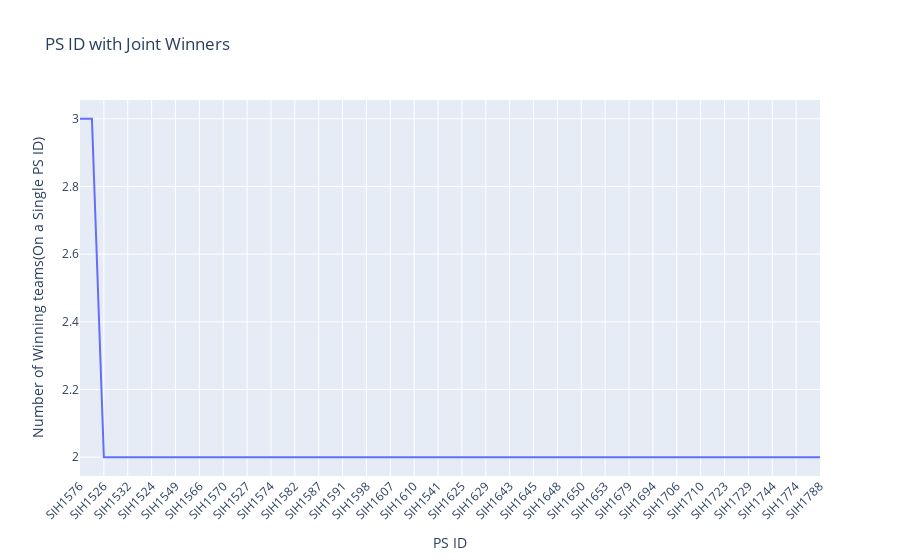

The notebook cell this image was saved under:
### Code cell
joint_winner_data = merged_data[merged_data['WINNING STATUS'] == 'Joint Winner']
ps_id_counts = joint_winner_data['PS ID'].value_counts()

fig = px.line(
    x=ps_id_counts.index,  
    y=ps_id_counts.values,  
    labels={'x': 'PS ID', 'y': 'Number of Winning teams(On a Single PS ID)'},
    title='PS ID with Joint Winners')

fig.update_layout(
    xaxis_tickangle=-45 )
fig.show()

### Figure 1 — Plotly figure (JSON) as saved in the notebook; plotly's stock layout.template omitted (floating-point values rounded to 4 significant figures)
{"data": [{"hovertemplate": "PS ID=%{x}<br>Number of Winning teams(On a Single PS ID)=%{y}<extra></extra>", "legendgroup": "", "line": {"color": "#636efa", "dash": "solid"}, "marker": {"symbol": "circle"}, "mode": "lines", "name": "", "orientation": "v", "showlegend": false, "type": "scatter", "x": ["SIH1576", "SIH1624", "SIH1526", "SIH1530", "SIH1532", "SIH1536", "SIH1524", "SIH1542", "SIH1549", "SIH1560", "SIH1566", "SIH1569", "SIH1570", "SIH1571", "SIH1527", "SIH1573", "SIH1574", "SIH1575", "SIH1582", "SIH1584", "SIH1587", "SIH1588", "SIH1591", "SIH1596", "SIH1598", "SIH1601", "SIH1607", "SIH1608", "SIH1610", "SIH1611", "SIH1541", "SIH1618", "SIH1625", "SIH1628", "SIH1629", "SIH1630", "SIH1643", "SIH1644", "SIH1645", "SIH1646", "SIH1648", "SIH1649", "SIH1650", "SIH1652", "SIH1653", "SIH1654", "SIH1679", "SIH1681", "SIH1694", "SIH1698", "SIH1706", "SIH1709", "SIH1710", "SIH1722", "SIH1723", "SIH1724", "SIH1729", "SIH1743", "SIH1744", "SIH1757", "SIH1774", "SIH1785", "SIH1788"], "xaxis": "x", "y": [3, 3, 2, 2, 2, 2, 2, 2, 2, 2, 2, 2, 2, 2, 2, 2, 2, 2, 2, 2, 2, 2, 2, 2, 2, 2, 2, 2, 2, 2, 2, 2, 2, 2, 2, 2, 2, 2, 2, 2, 2, 2, 2, 2, 2, 2, 2, 2, 2, 2, 2, 2, 2, 2, 2, 2, 2, 2, 2, 2, 2, 2, 2], "yaxis": "y"}], "layout": {"legend": {"tracegroupgap": 0}, "title": {"text": "PS ID with Joint Winners"}, "xaxis": {"anchor": "y", "domain": [0, 1], "tickangle": -45, "title": {"text": "PS ID"}}, "yaxis": {"anchor": "x", "domain": [0, 1], "title": {"text": "Number of Winning teams(On a Single PS ID)"}}}}
